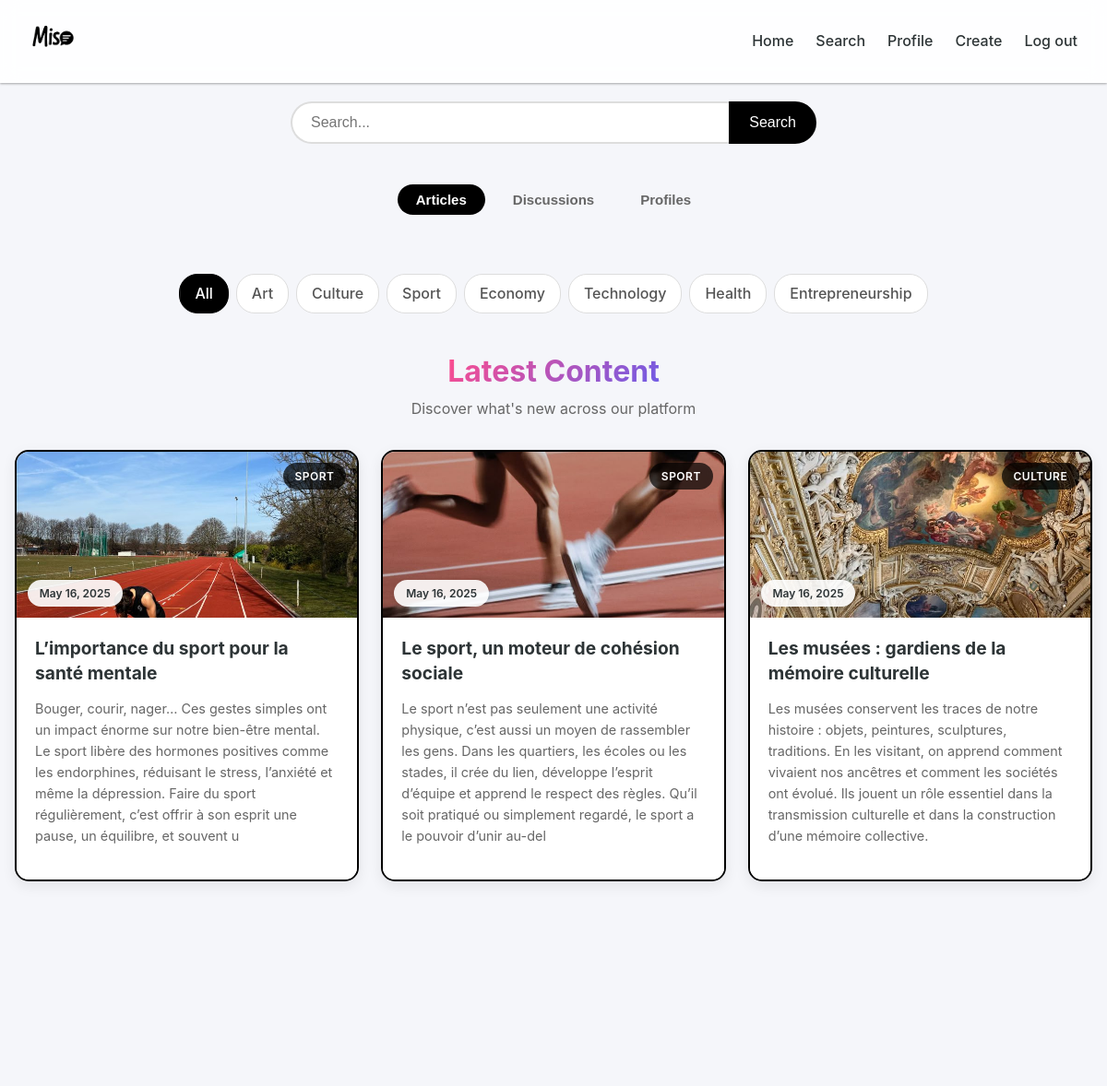
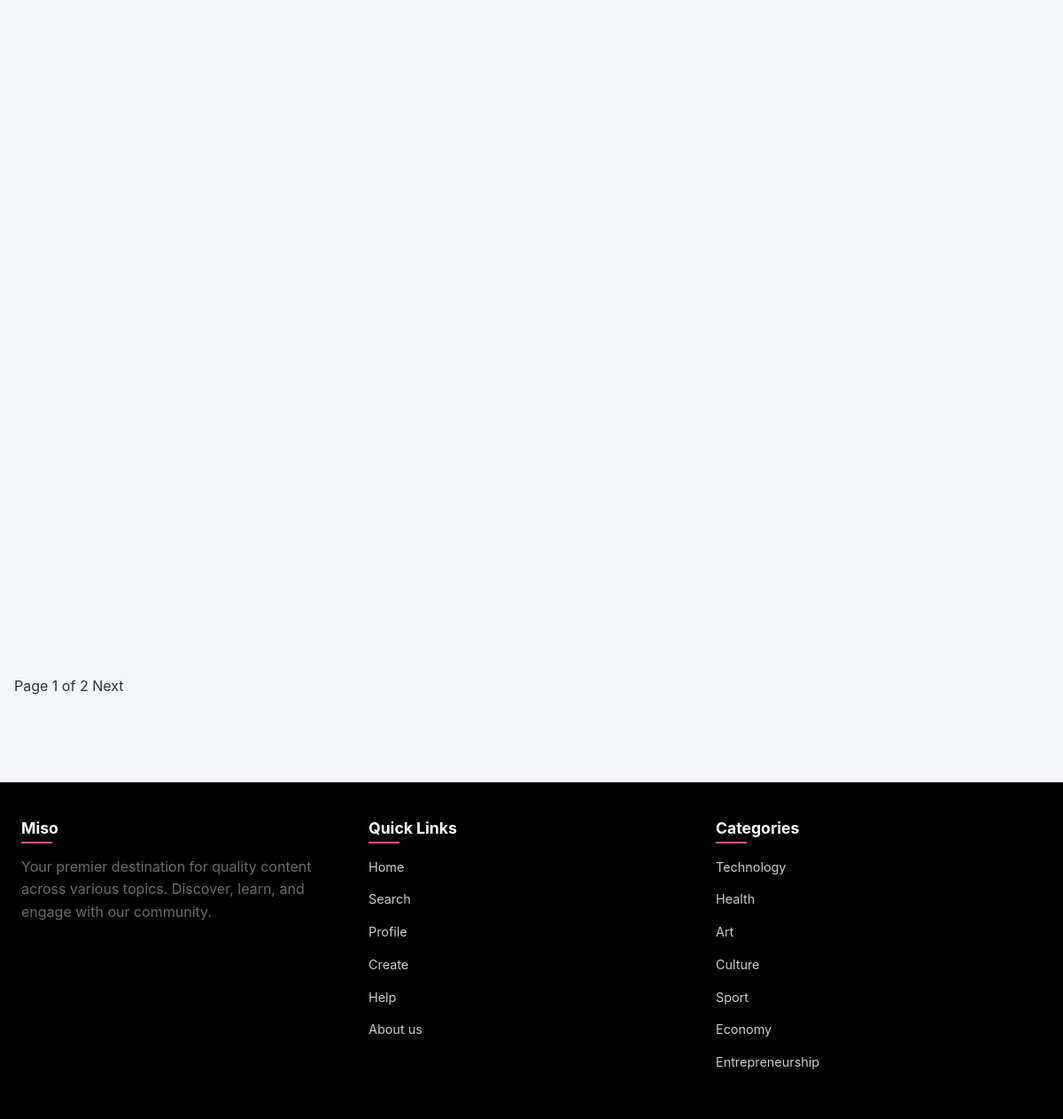
/search (signed in), run on an earlier commit of the app's database (2 pictures, top to bottom).
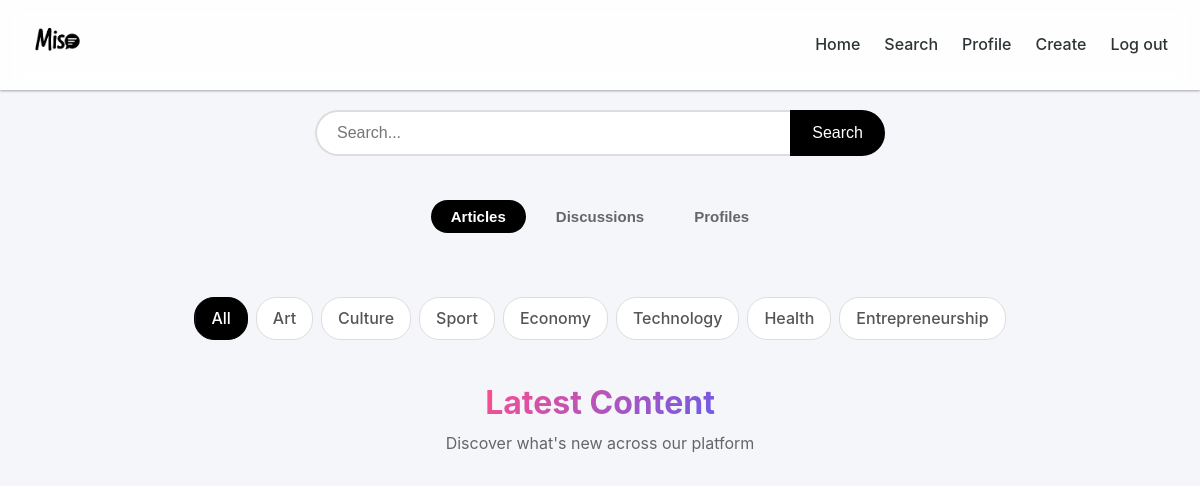
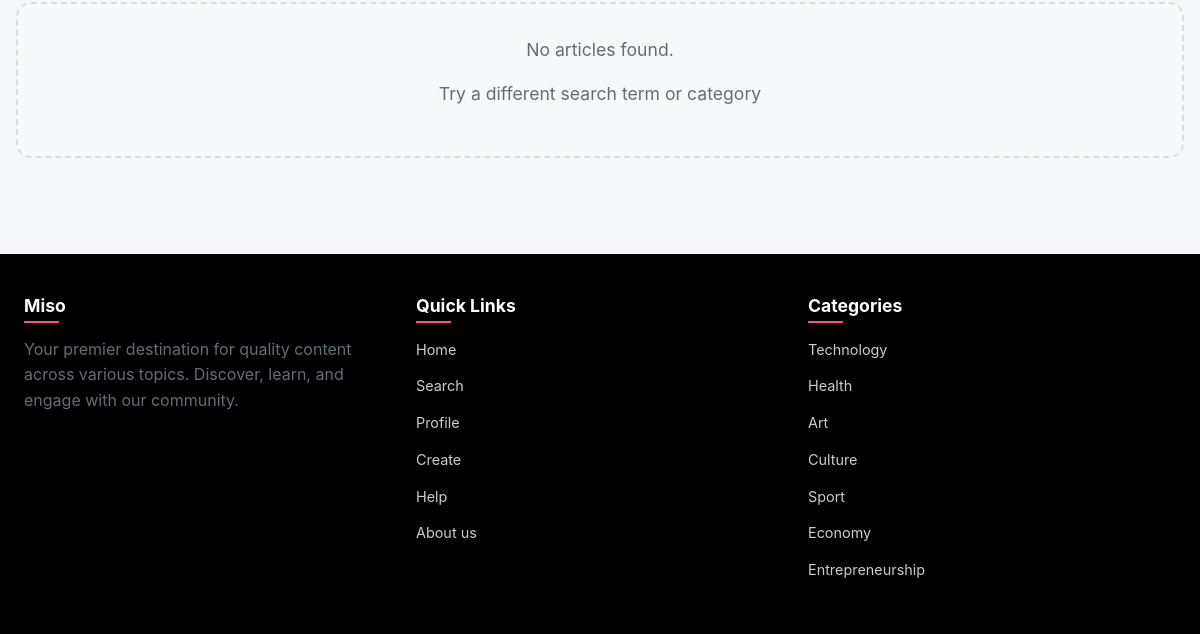
And on a later commit of the database (2 pictures, top to bottom).
### app.py (models this page shows)
class Article(db.Model):
    id = db.Column(db.Integer, primary_key=True)
    title = db.Column(db.String(200), nullable=False)
    content = db.Column(db.Text, nullable=False)
    excerpt = db.Column(db.String(300))
    category = db.Column(db.String(50), nullable=False)
    date = db.Column(db.String(50), default=lambda: datetime.now(timezone.utc).strftime('%B %d, %Y'))
    image_url = db.Column(db.String(200), default='default_article.jpg')
    author_id = db.Column(db.Integer, db.ForeignKey('user.id'), nullable=False)
    comments = db.relationship('Comment', backref='article', lazy=True)
    likes = db.relationship('Like', backref='article', lazy=True)

### app.py (the view)
@app.route('/search')
def search():
    if 'user_id' not in session:
        return redirect(url_for('search_be'))
    query = request.args.get('q', '')
    category = request.args.get('category', '')
    page = request.args.get('page', 1, type=int)
    active_tab = 'articles'
    base_query = Article.query
    if category:
        base_query = base_query.filter_by(category=category)
    if query:
        base_query = base_query.filter(
            (Article.title.ilike(f'%{query}%')) |
            (Article.content.ilike(f'%{query}%')) |
            (Article.category.ilike(f'%{query}%'))
        )
    results = base_query.order_by(Article.id.desc()).paginate(page=page, per_page=9)
    return render_template('search_page.html',
                         query=query,
                         results=results,
                         active_category=category,
                         active_tab=active_tab,
                         page=page)

### templates/search_page.html (shortened to what the changed rows need)
<!DOCTYPE html>
<html>
<head>
    <link rel="stylesheet" href="{{ url_for('static', filename='css/search_page.css') }}">
    <link rel="stylesheet" href="https://cdnjs.cloudflare.com/ajax/libs/font-awesome/6.4.0/css/all.min.css">
</head>
<body>
    <div class="main-content">
        <div class="articles-container">
            <section class="content-section">
                {% if query or active_category %}
                    <div class="section-header">
                        <h2>Search Results</h2>
                        <p>
                            {% if query %}For "{{ query }}"{% endif %}
                            {% if query and active_category %} - {% endif %}
                            {% if active_category %}in {{ active_category|capitalize }}{% endif %}
                        </p>
                    </div>
                {% else %}
                    <div class="section-header">
                        <h2>Latest Content</h2>
                    </div>
                {% endif %}
                <div class="articles-grid">
                    {% for article in results.items %}
                    <div class="card">
                        <div class="header">
                            <div class="image" style="background-image: url('{{ url_for('static', filename='uploads/' + article.image_url) if article.image_url != 'default_article.jpg' else url_for('static', filename='images/default_article.jpg') }}')">
                                <span class="tag">{{ article.category|capitalize }}</span>
                            </div>
                            <div class="date">
                                <span>{{ article.date }}</span>
                            </div>
                        </div>
                        <div class="info">
                            <a href="{{ url_for('article_view', id=article.id) }}" class="block">
                                <span class="title">{{ article.title }}</span>
                            </a>
                            <p class="description">{{ article.excerpt | safe }}</p>
                        </div>
                    </div>
                    {% else %}
                    <div class="no-results">
                        <p>No articles found{% if query %} for "{{ query }}"{% endif %}{% if active_category %} in {{ active_category|capitalize }}{% endif %}.</p>
                        <p>Try a different search term or category</p>
                    </div>
                    {% endfor %}
                </div>
                {% if results.pages > 1 %}
                <div class="pagination">
                    <span class="current-page">Page {{ results.page }} of {{ results.pages }}</span>
                    {% if results.has_next %}
                        <a href="{{ url_for('search', q=query, category=active_category, page=results.next_num) }}" class="page-link">Next</a>
                    {% endif %}
                </div>
                {% endif %}
            </section>
        </div>
    </div>
</body>
</html>

What changed in the data, as far as the page shows it:
removed Article: image_url (picture), category "SPORT", date "May 16, 2025", title "L’importance du sport pour la santé mentale", excerpt "Bouger, courir, nager… Ces gestes simples ont un impact énorme sur notre bien-être mental. Le sport libère des hormones positives comme les endorphines, réduisant le stress, l’anxiété et même la dépression. Faire du sport régulièrement, c’est offrir à son esprit une pause, un équilibre, et souvent u"
removed Article: image_url (picture), category "SPORT", date "May 16, 2025", title "Le sport, un moteur de cohésion sociale", excerpt "Le sport n’est pas seulement une activité physique, c’est aussi un moyen de rassembler les gens. Dans les quartiers, les écoles ou les stades, il crée du lien, développe l’esprit d’équipe et apprend le respect des règles. Qu’il soit pratiqué ou simplement regardé, le sport a le pouvoir d’unir au-del"
removed Article: image_url (picture), category "CULTURE", date "May 16, 2025", title "Les musées : gardiens de la mémoire culturelle", excerpt "Les musées conservent les traces de notre histoire : objets, peintures, sculptures, traditions. En les visitant, on apprend comment vivaient nos ancêtres et comment les sociétés ont évolué. Ils jouent un rôle essentiel dans la transmission culturelle et dans la construction d’une mémoire collective."
removed Article: image_url (picture)
removed Article: image_url (picture)
removed Article: image_url (picture)
removed Article: image_url (picture)
removed Article: image_url (picture)
removed Article: image_url (picture)
Also different on the page:
{{ results.page }}: "1" → (not shown)
{{ results.pages }}: "2" → (not shown)
text no longer shown: "Page of Next"
text now shown: "No articles found . Try a different search term or category"
